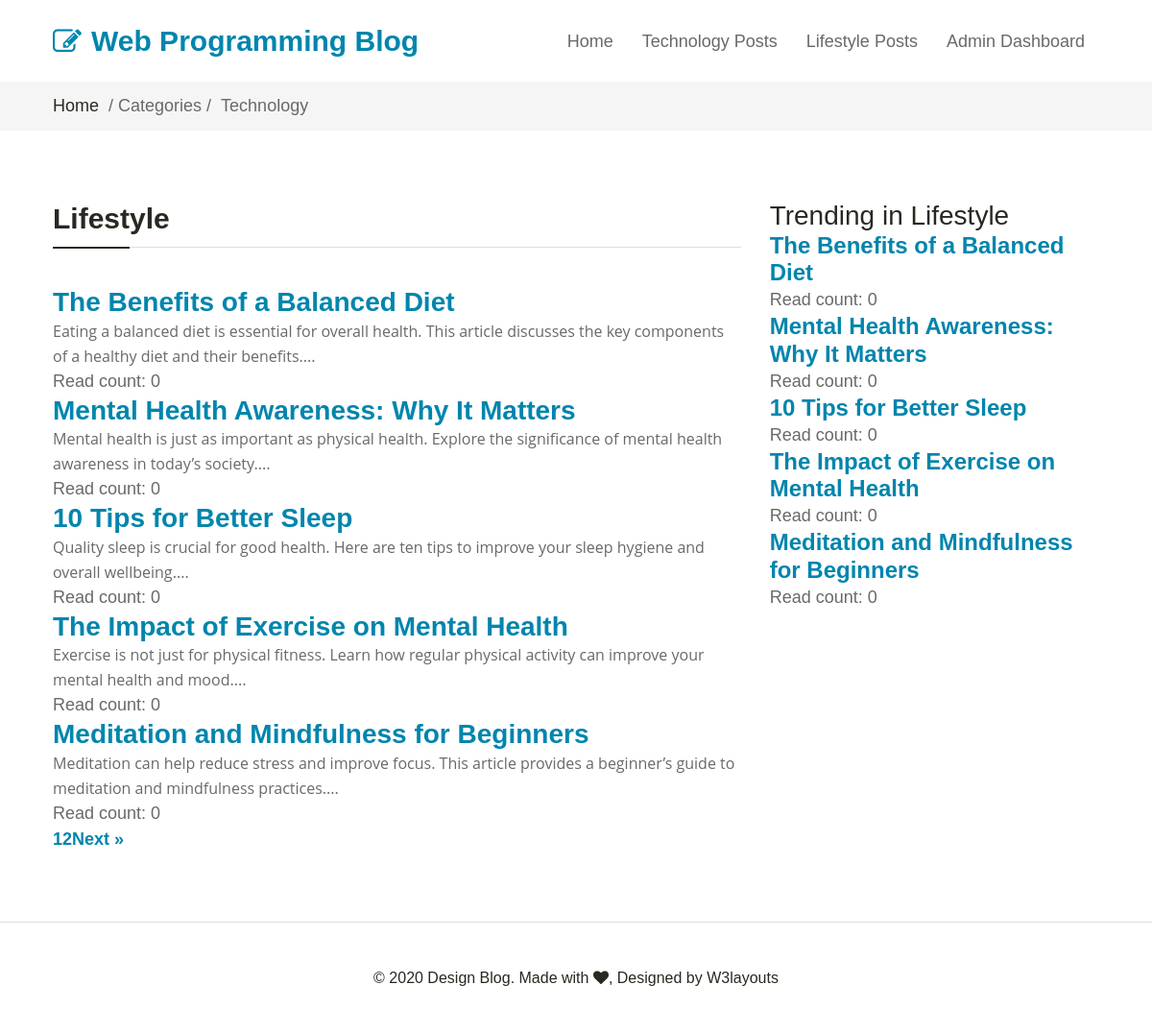
The app's page /lifestyle.php with its own data.
### tables this page shows
CREATE TABLE `articles` (
  `id` bigint(20) NOT NULL,
  `title` varchar(255) NOT NULL,
  `content` text NOT NULL,
  `photo_path` varchar(255) DEFAULT NULL,
  `category_id` bigint(20) DEFAULT NULL,
  `created_at` timestamp NOT NULL DEFAULT CURRENT_TIMESTAMP,
  `updated_at` timestamp NOT NULL DEFAULT CURRENT_TIMESTAMP ON UPDATE CURRENT_TIMESTAMP,
  `view_count` int(11) DEFAULT '0'
);

### lifestyle.php (the view, shortened to what this page needs)
<?php
include 'db.php';
$resultsPerPage = 5;
$categoryId = 2;
$totalArticlesQuery = "SELECT COUNT(*) AS total FROM articles WHERE category_id = $categoryId";
$totalResults = $conn->query($totalArticlesQuery)->fetch_assoc();
$totalPages = ceil($totalResults['total'] / $resultsPerPage);
$currentPage = isset($_GET['page']) ? (int)$_GET['page'] : 1;
$currentPage = max(1, min($currentPage, $totalPages));
$startFrom = ($currentPage - 1) * $resultsPerPage;
$articlesQuery = "SELECT * FROM articles WHERE category_id = $categoryId ORDER BY created_at DESC LIMIT $startFrom, $resultsPerPage";
$articles = $conn->query($articlesQuery)->fetch_all(MYSQLI_ASSOC);
$trendingQuery = "SELECT * FROM articles WHERE category_id = $categoryId ORDER BY view_count DESC LIMIT 5";
$trendingArticles = $conn->query($trendingQuery)->fetch_all(MYSQLI_ASSOC);
?>
<!doctype html>
<html lang="en">
<head>
    <link rel="stylesheet" href="assets/css/style-starter.css">
</head>
<body>
<header class="w3l-header">
    <nav class="navbar navbar-expand-lg navbar-light fill px-lg-0 py-0 px-3">
        <div class="container">
            <a class="navbar-brand" href="index.php">
                <span class="fa fa-pencil-square-o"></span> Web Programming Blog
            </a>
            <div class="collapse navbar-collapse" id="navbarSupportedContent">
                <ul class="navbar-nav ml-auto">
                    <li class="nav-item"><a class="nav-link" href="index.php">Home</a></li>
                    <li class="nav-item"><a class="nav-link" href="technology.php">Technology Posts</a></li>
                    <li class="nav-item"><a class="nav-link" href="lifestyle.php">Lifestyle Posts</a></li>
                    <li class="nav-item"><a class="nav-link" href="form_admin.php">Admin Dashboard</a></li>
                </ul>
            </div>
        </div>
    </nav>
</header>
<nav id="breadcrumbs" class="breadcrumbs">
    <div class="container page-wrapper">
        <a href="index.php">Home</a> / Categories / <span>Technology</span>
    </div>
</nav>
<div class="w3l-searchblock w3l-homeblock1 py-5">
    <div class="container py-lg-4 py-md-3">
        <div class="row">
            <div class="col-md-8">
                <h3 class="section-title-left">Lifestyle</h3>
                <div id="articles">
                    <?php foreach ($articles as $article): ?>
                        <div class="article">
                            <h3><a href="article.php?id=<?= $article['id']; ?>"><?= $article['title']; ?></a></h3>
                            <p><?= substr($article['content'], 0, 150); ?>...</p>
                            <span>Read count: <?= $article['view_count']; ?></span>
                        </div>
                    <?php endforeach; ?>
                </div>
                <div class="pagination">
                    <?php for ($page = 1; $page <= $totalPages; $page++): ?>
                        <a href="technology.php?page=<?= $page; ?>" <?= ($page === $currentPage) ? 'class="active"' : ''; ?>><?= $page; ?></a>
                    <?php endfor; ?>
                    <?php if ($currentPage < $totalPages): ?>
                        <a href="technology.php?page=<?= $currentPage + 1; ?>">Next &raquo;</a>
                    <?php endif; ?>
                </div>
            </div>
            <div class="col-md-4">
                <h3>Trending in Lifestyle</h3>
                <div id="trending-articles">
                    <?php foreach ($trendingArticles as $trending): ?>
                        <div class="trending-article">
                            <h4><a href="article.php?id=<?= $trending['id']; ?>"><?= $trending['title']; ?></a></h4>
                            <span>Read count: <?= $trending['view_count']; ?></span>
                        </div>
                    <?php endforeach; ?>
                </div>
            </div>
        </div>
    </div>
</div>
<footer class="w3l-footer-16">
    <div class="footer-content py-lg-5 py-4 text-center">
        <div class="container">
            <h6>© 2020 Design Blog. Made with <span class="fa fa-heart"></span>, Designed by W3layouts</h6>
        </div>
    </div>
</footer>
</body>
</html>

### records on screen
articles: title "The Benefits of a Balanced Diet", content "Eating a balanced diet is essential for overall health. This article discusses the key components of a healthy diet and their benefits.", view_count "0"
articles: title "Mental Health Awareness: Why It Matters", content "Mental health is just as important as physical health. Explore the significance of mental health awareness in today’s society.", view_count "0"
articles: title "10 Tips for Better Sleep", content "Quality sleep is crucial for good health. Here are ten tips to improve your sleep hygiene and overall wellbeing.", view_count "0"
articles: title "The Impact of Exercise on Mental Health", content "Exercise is not just for physical fitness. Learn how regular physical activity can improve your mental health and mood.", view_count "0"
articles: title "Meditation and Mindfulness for Beginners", content "Meditation can help reduce stress and improve focus. This article provides a beginner’s guide to meditation and mindfulness practices.", view_count "0"
